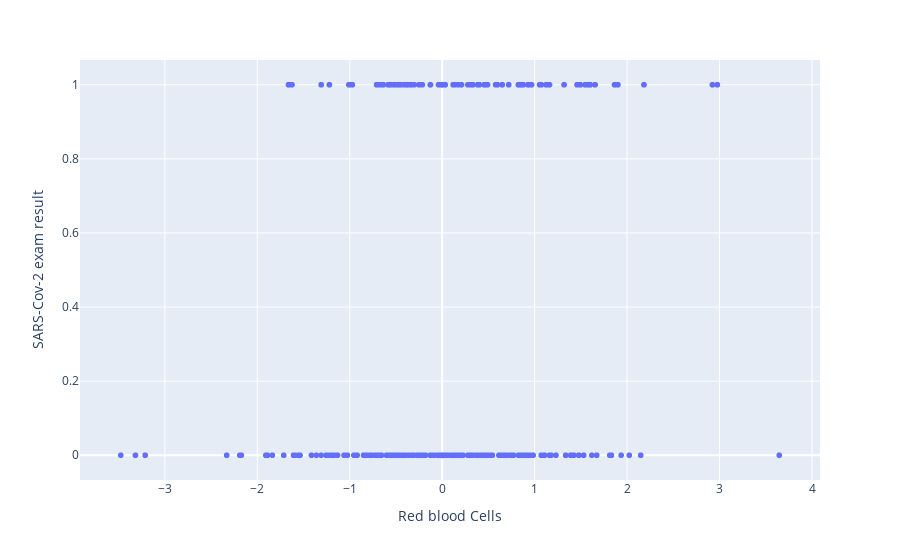

Notebook cell for this chart:
### Code cell
fig = px.scatter(RWP_data, y='SARS-Cov-2 exam result', x='Red blood Cells')
fig.show()

### Figure 1 — Plotly figure (JSON) as saved in the notebook; plotly's stock layout.template omitted (floating-point values rounded to 4 significant figures; data arrays with more than 128 entries replaced by an {"elided": "..."} marker saying what was removed)
{"data": [{"hovertemplate": "Red blood Cells=%{x}<br>SARS-Cov-2 exam result=%{y}<extra></extra>", "legendgroup": "", "marker": {"color": "#636efa", "symbol": "circle"}, "mode": "markers", "name": "", "showlegend": false, "type": "scattergl", "x": {"elided": "5644 float values"}, "xaxis": "x", "y": {"elided": "5644 int values"}, "yaxis": "y"}], "layout": {"legend": {"tracegroupgap": 0}, "margin": {"t": 60}, "xaxis": {"anchor": "y", "domain": [0, 1], "title": {"text": "Red blood Cells"}}, "yaxis": {"anchor": "x", "domain": [0, 1], "title": {"text": "SARS-Cov-2 exam result"}}}}
